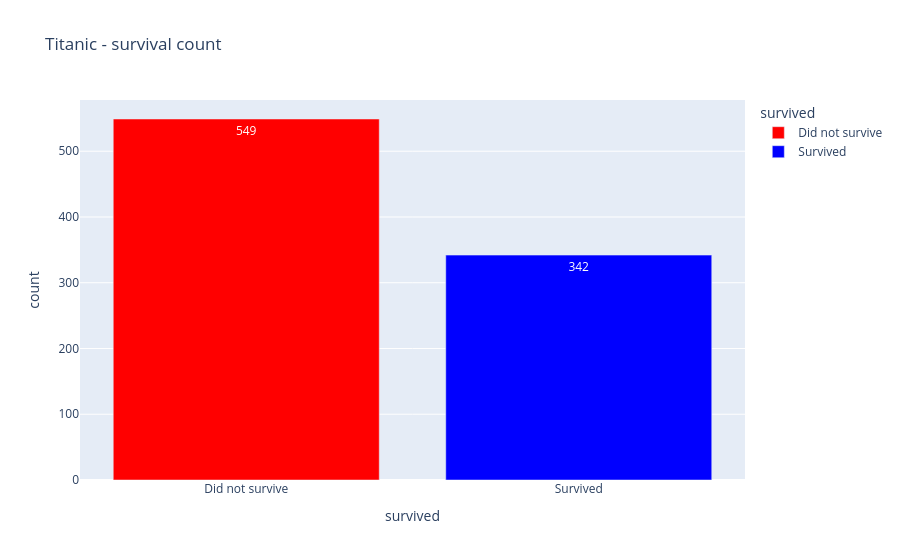

Source (notebook cell):
### Code cell
px.bar(surv,
       x = "survived", y="count",
       color = "survived",
        color_discrete_map = {"Did not survive":"red", "Survived":"blue"},
        text = "count",
        title = "Titanic - survival count"
      )

### Figure 1 — Plotly figure (JSON) as saved in the notebook; plotly's stock layout.template omitted (floating-point values rounded to 4 significant figures)
{"data": [{"hovertemplate": "survived=%{x}<br>count=%{text}<extra></extra>", "legendgroup": "Did not survive", "marker": {"color": "red", "pattern": {"shape": ""}}, "name": "Did not survive", "orientation": "v", "showlegend": true, "text": [549.0], "textposition": "auto", "type": "bar", "x": ["Did not survive"], "xaxis": "x", "y": [549], "yaxis": "y"}, {"hovertemplate": "survived=%{x}<br>count=%{text}<extra></extra>", "legendgroup": "Survived", "marker": {"color": "blue", "pattern": {"shape": ""}}, "name": "Survived", "orientation": "v", "showlegend": true, "text": [342.0], "textposition": "auto", "type": "bar", "x": ["Survived"], "xaxis": "x", "y": [342], "yaxis": "y"}], "layout": {"autosize": true, "barmode": "relative", "legend": {"title": {"text": "survived"}, "tracegroupgap": 0}, "title": {"text": "Titanic - survival count"}, "xaxis": {"anchor": "y", "autorange": true, "categoryarray": ["Did not survive", "Survived"], "categoryorder": "array", "domain": [0, 1], "range": [-0.5, 1.5], "title": {"text": "survived"}, "type": "category"}, "yaxis": {"anchor": "x", "autorange": true, "domain": [0, 1], "range": [0, 577.9], "title": {"text": "count"}, "type": "linear"}}}
